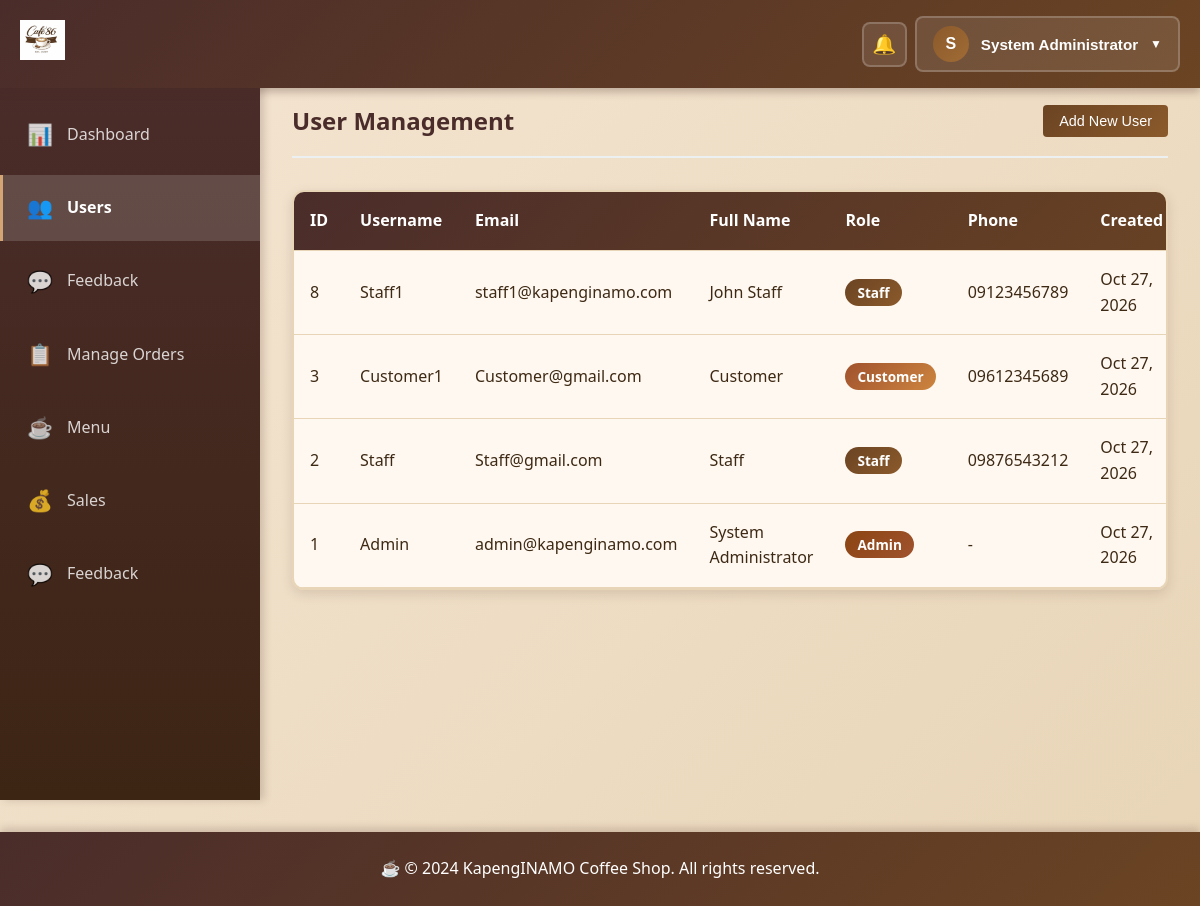
The page /admin/users.php (signed in) on the database its author committed.
### tables this page shows
CREATE TABLE `users` (
  `id` int(11) NOT NULL,
  `username` varchar(50) NOT NULL,
  `email` varchar(100) NOT NULL,
  `password` varchar(255) NOT NULL,
  `full_name` varchar(100) NOT NULL,
  `role` enum('admin','staff','customer') NOT NULL DEFAULT 'customer',
  `phone` varchar(20) DEFAULT NULL,
  `address` text DEFAULT NULL,
  `created_at` timestamp NULL DEFAULT current_timestamp(),
  `updated_at` timestamp NULL DEFAULT current_timestamp() ON UPDATE current_timestamp()
);

### admin/users.php (the view, shortened to what this page needs)
<?php
require_once '../includes/db.php';
try {
    $stmt = $pdo->query("SELECT * FROM users ORDER BY created_at DESC");
    $users = $stmt->fetchAll();
} catch(PDOException $e) {
    $users = [];
}
?>
<?php require_once '../includes/header.php'; ?>
<div class="page-header">
    <h2>User Management</h2>
    <button class="btn btn-primary" onclick="openModal('add')">Add New User</button>
</div>
<div class="table-container">
    <table class="data-table">
        <thead>
            <tr>
                <th>ID</th>
                <th>Username</th>
                <th>Email</th>
                <th>Full Name</th>
                <th>Role</th>
                <th>Phone</th>
                <th>Created</th>
            </tr>
        </thead>
        <tbody>
            <?php foreach ($users as $user): ?>
                <tr>
                    <td><?php echo $user['id']; ?></td>
                    <td><?php echo htmlspecialchars($user['username']); ?></td>
                    <td><?php echo htmlspecialchars($user['email']); ?></td>
                    <td><?php echo htmlspecialchars($user['full_name']); ?></td>
                    <td><span class="badge badge-<?php echo $user['role']; ?>"><?php echo ucfirst($user['role']); ?></span></td>
                    <td><?php echo htmlspecialchars($user['phone'] ?? '-'); ?></td>
                    <td><?php echo date('M d, Y', strtotime($user['created_at'])); ?></td>
                </tr>
            <?php endforeach; ?>
        </tbody>
    </table>
</div>
<?php require_once '../includes/footer.php'; ?>

### assets/css/style.css (style rules this page uses)
* { margin: 0; padding: 0; box-sizing: border-box; }
body { font-family: 'Segoe UI', Tahoma, Geneva, Verdana, sans-serif; background: linear-gradient(135deg, #f5e6d3 0%, #e8d5b7 100%); color: #3d2914; line-height: 1.6; }
.page-header { display: flex; justify-content: space-between; align-items: center; margin-bottom: 2rem; padding-bottom: 1rem; border-bottom: 2px solid #ecf0f1; }
.page-header h2 { color: #4a2c2a; }
.table-container { overflow-x: auto; background-color: #fff8f0; border-radius: 12px; box-shadow: 0 4px 12px rgba(74, 44, 42, 0.15); border: 2px solid #e8d5b7; }
.data-table { width: 100%; border-collapse: collapse; }
.data-table thead { background: linear-gradient(135deg, #4a2c2a 0%, #6b4423 100%); color: white; }
.data-table th, .data-table td { padding: 1rem; text-align: left; border-bottom: 1px solid #e8d5b7; transition: background-color 0.3s ease; }
.badge { padding: 0.25rem 0.75rem; border-radius: 20px; font-size: 0.85rem; font-weight: 600; }
.badge-admin { background: linear-gradient(135deg, #8b4513 0%, #a0522d 100%); color: white; }
.badge-staff { background: linear-gradient(135deg, #6b4423 0%, #8b5a2b 100%); color: white; }
.badge-customer { background: linear-gradient(135deg, #a0522d 0%, #cd853f 100%); color: white; }
.btn { padding: 0.5rem 1rem; border: none; border-radius: 4px; cursor: pointer; font-size: 0.9rem; transition: all 0.3s ease; text-decoration: none; display: inline-block; }
.btn-primary { background: linear-gradient(135deg, #6b4423 0%, #8b5a2b 100%); color: white; }

### rows shown on the page
users: id "8", username "Staff1", email "staff1@kapenginamo.com", full_name "John Staff", role "Staff", phone "09123456789", created_at "Oct 27, 2026"
users: id "3", username "Customer1", email "Customer@gmail.com", full_name "Customer", role "Customer", phone "09612345689", created_at "Oct 27, 2026"
users: id "2", username "Staff", email "Staff@gmail.com", full_name "Staff", role "Staff", phone "09876543212", created_at "Oct 27, 2026"
users: id "1", username "Admin", email "admin@kapenginamo.com", full_name "System Administrator", role "Admin", phone "-", created_at "Oct 27, 2026"

### other values the page prints
substr($_SESSION['full_name'], 0, 1) "S"
$_SESSION['full_name'] "System Administrator"
